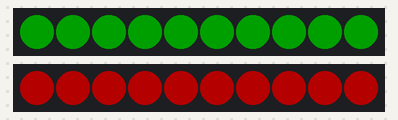
Bench run of a sketch on a simulated Arduino Uno, built with avr-gcc and run on an emulated ATmega328P. Shown: 2 × 10 RGB LEDs in strip order, left to right. Dim RGB values are drawn brighter than linear. At 8.1 s the program stops and its outputs stay as they are.

Above: at 1.38 s.
At 3.1 s:
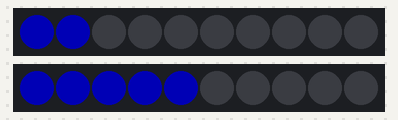
At 6.84 s:
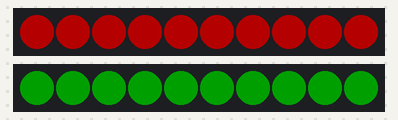

The sketch:

babyfoot_connecte.ino
```cpp
#include <FastLED.h>

#define NUM_LEDS_PER_STRIP 10

#define UPDATES_PER_SECOND 100

#define LED_TYPE    WS2811
#define BRIGHTNESS  64
#define COLOR_ORDER GRB

#define LED_PIN_LEFT   6
#define LED_PIN_RIGHT  7

#define LEFT_STRIP true
#define RIGHT_STRIP false

CRGB leds_left[NUM_LEDS_PER_STRIP];
CRGB leds_right[NUM_LEDS_PER_STRIP];

void setup() {
  FastLED.addLeds<LED_TYPE, LED_PIN_LEFT, COLOR_ORDER>(leds_left, NUM_LEDS_PER_STRIP);
  FastLED.addLeds<LED_TYPE, LED_PIN_RIGHT, COLOR_ORDER>(leds_right, NUM_LEDS_PER_STRIP);
  FastLED.setBrightness(BRIGHTNESS);

  FastLED.clear(true); // Efface tout
}

void loop() {
  // put your main code here, to run repeatedly:
  /*if (detect_goal_left()) {
    score_left++;
    animation_goal(false);  // false = côté gauche
    afficher_score(false, score_left);
  }

  if (detect_goal_right()) {
    score_right++;
    animation_goal(true);   // true = côté droit
    afficher_score(true, score_right);
  }*/
  animation_goal(true);

  afficher_score(false, 2);
  afficher_score(true, 5);

  delay(1000);

  animation_goal(false);

  afficher_score(false, 8);
  afficher_score(true, 4);


  delay(1000);

  while(1){}
}


void afficher_score(bool is_right, int score) {
  CRGB* strip = is_right ? leds_right : leds_left;

  // Nettoyer le bandeau
  for (int i = 0; i < NUM_LEDS_PER_STRIP; i++) {
    strip[i] = CRGB::Black;
  }

  // Afficher le score en bleu
  int clamped_score = constrain(score, 0, NUM_LEDS_PER_STRIP);
  for (int i = 0; i < clamped_score; i++) {
    strip[i] = CRGB::Blue;
  }

  FastLED.show();
}


void animation_goal(bool is_right) {
  CRGB* scoring_strip = is_right ? leds_right : leds_left;
  CRGB* other_strip   = is_right ? leds_left  : leds_right;

  // Rainbow effect !

  //for(int j = 0; j < 256; j++) {
  for(int j = 0; j < 512; j++) {
		for(int i = 0; i < NUM_LEDS_PER_STRIP; i++) {
			scoring_strip[i] = Scroll((i * 256 / NUM_LEDS_PER_STRIP + j) % 256);
      other_strip[i] = Scroll((i * 256 / NUM_LEDS_PER_STRIP + j) % 256);
		}
		FastLED.show();
	}


  // Blink score
  for (int b = 0; b < 5; b++) {
    for (int i = 0; i < NUM_LEDS_PER_STRIP; i++) {
      scoring_strip[i] = CRGB::Red;
      other_strip[i]   = CRGB::Green;
    }
    FastLED.show();
    delay(200);

    for (int i = 0; i < NUM_LEDS_PER_STRIP; i++) {
      scoring_strip[i] = CRGB::Black;
      other_strip[i]   = CRGB::Black;
    }
    FastLED.show();
    delay(150);
  }
}

// WS2812B LED Strip switches Red and Green
CRGB Scroll(int pos) {
	CRGB color (0,0,0);
	if(pos < 85) {
		color.g = 0;
		color.r = ((float)pos / 85.0f) * 255.0f;
		color.b = 255 - color.r;
	} else if(pos < 170) {
		color.g = ((float)(pos - 85) / 85.0f) * 255.0f;
		color.r = 255 - color.g;
		color.b = 0;
	} else if(pos < 256) {
		color.b = ((float)(pos - 170) / 85.0f) * 255.0f;
		color.g = 255 - color.b;
		color.r = 1;
	}
	return color;
}
```

Measured:
- what the display in image 1 shows lasts 2.2 s, from 3.1 s to 5.3 s
